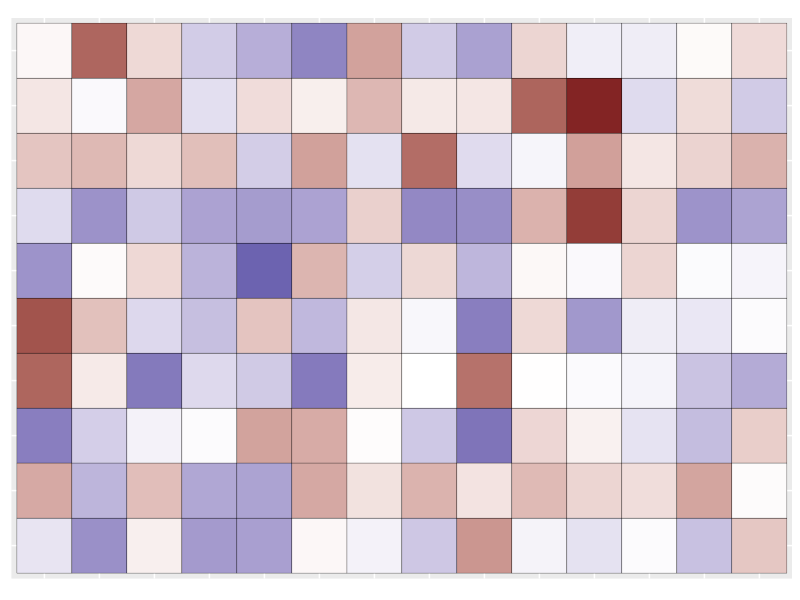
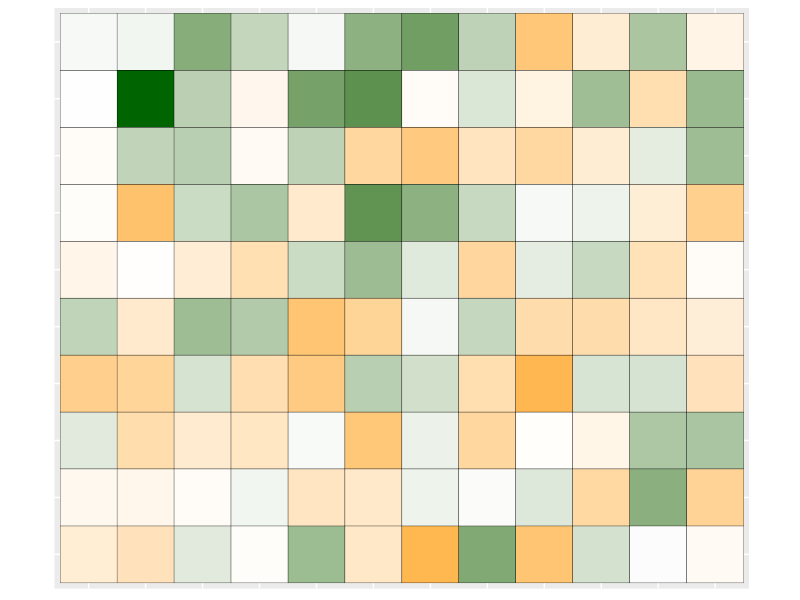
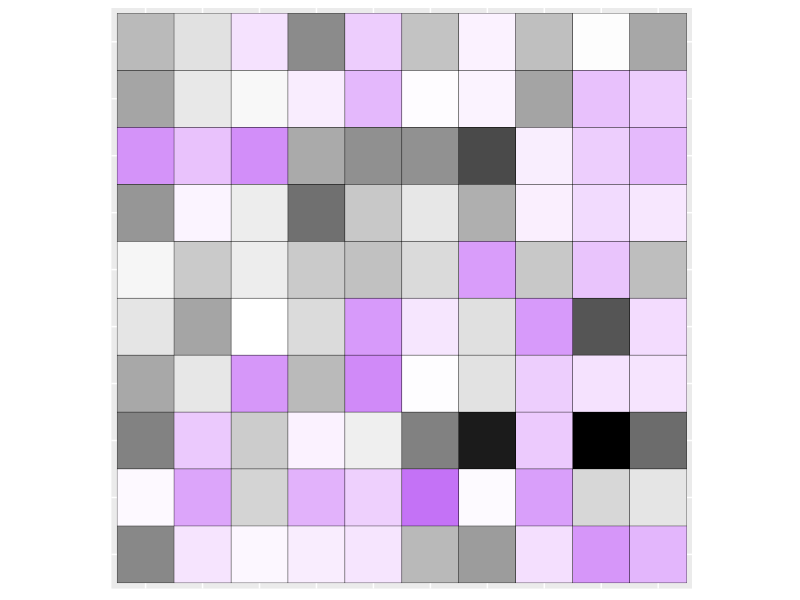
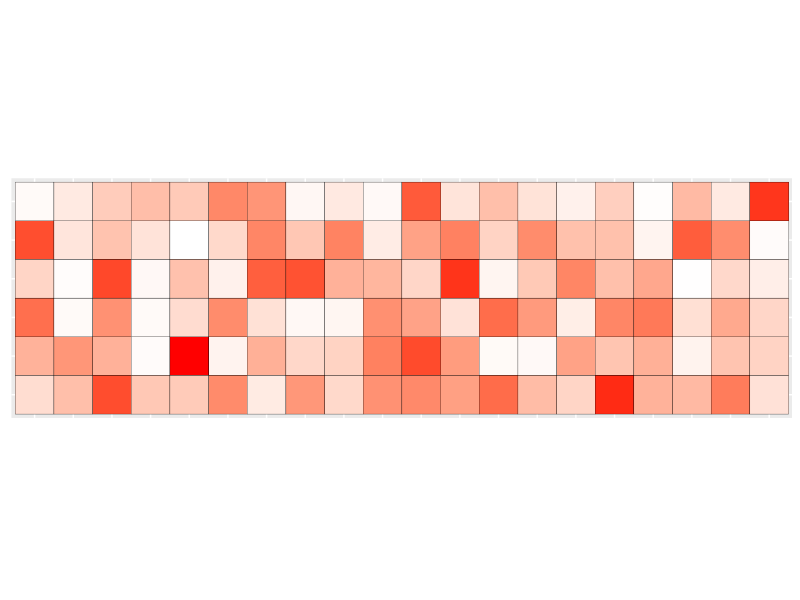
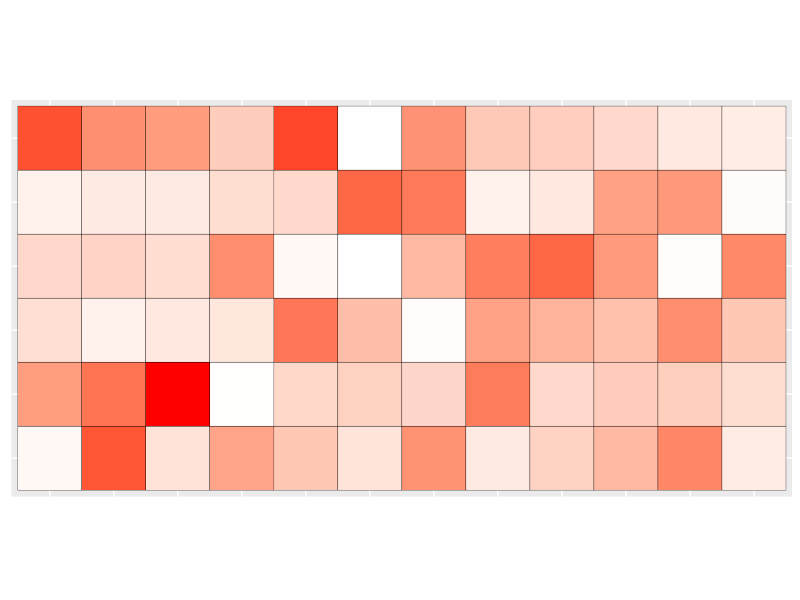
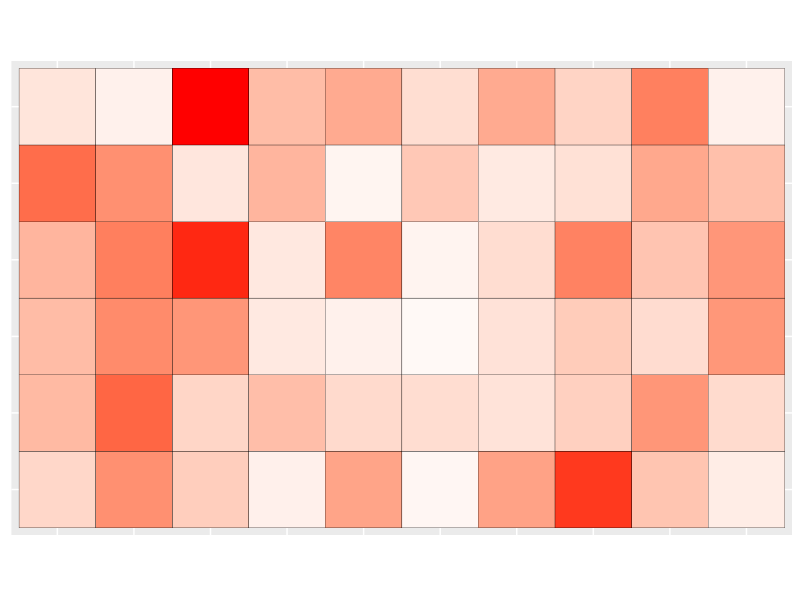
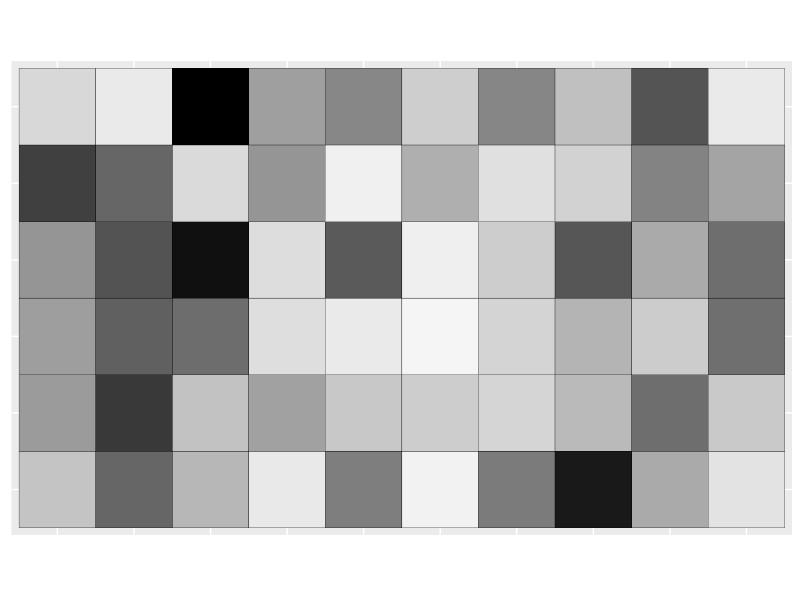

These charts were generated, in order, by the following R code:
library(tidyverse)

view1 <- matrix(rnorm(140),14) %>% 
  as.data.frame() %>% 
  rownames_to_column("sample") %>% 
  pivot_longer(-sample)

view2 <- matrix(rnorm(120),12) %>% 
  as.data.frame() %>% 
  rownames_to_column("sample") %>% 
  pivot_longer(-sample)

view3 <- matrix(rnorm(100),10) %>% 
  as.data.frame() %>% 
  rownames_to_column("sample") %>% 
  pivot_longer(-sample)


pdf("./view_schemes.pdf", height = 4, width = 12)

view1 %>%
  ggplot(aes(x = sample, y = name, fill = value)) +
  geom_tile(color = "black") +
  theme(axis.text = element_blank(),
        axis.ticks = element_blank(),
        axis.title = element_blank(),
        legend.position = "none")+
  coord_equal() +
  scale_fill_gradient2()

view2 %>%
  ggplot(aes(x = sample, y = name, fill = value)) +
  geom_tile(color = "black") +
  theme(axis.text = element_blank(),
        axis.ticks = element_blank(),
        axis.title = element_blank(),
        legend.position = "none")+
  coord_equal() +
  scale_fill_gradient2(low = "darkgreen", high = "orange")

view3 %>%
  ggplot(aes(x = sample, y = name, fill = value)) +
  geom_tile(color = "black") +
  theme(axis.text = element_blank(),
        axis.ticks = element_blank(),
        axis.title = element_blank(),
        legend.position = "none")+
  coord_equal() +
  scale_fill_gradient2(low = "purple", high = "black")

dev.off()

# Loadings

view1 <- matrix(rnorm(120),20) %>% 
  as.data.frame() %>% 
  rownames_to_column("sample") %>% 
  pivot_longer(-sample)

view2 <- matrix(rnorm(72),12) %>% 
  as.data.frame() %>% 
  rownames_to_column("sample") %>% 
  pivot_longer(-sample)

view3 <- matrix(rnorm(60),10) %>% 
  as.data.frame() %>% 
  rownames_to_column("sample") %>% 
  pivot_longer(-sample)



pdf("./view_loadings.pdf", height = 4, width = 12)

view1 %>%
  ggplot(aes(x = sample, y = name, fill = value)) +
  geom_tile(color = "black") +
  theme(axis.text = element_blank(),
        axis.ticks = element_blank(),
        axis.title = element_blank(),
        legend.position = "none")+
  coord_equal() +
  scale_fill_gradient2(low = "red", high = "red")

view2 %>%
  ggplot(aes(x = sample, y = name, fill = value)) +
  geom_tile(color = "black") +
  theme(axis.text = element_blank(),
        axis.ticks = element_blank(),
        axis.title = element_blank(),
        legend.position = "none")+
  coord_equal() +
  scale_fill_gradient2(low = "red", high = "red")

view3 %>%
  ggplot(aes(x = sample, y = name, fill = value)) +
  geom_tile(color = "black") +
  theme(axis.text = element_blank(),
        axis.ticks = element_blank(),
        axis.title = element_blank(),
        legend.position = "none")+
  coord_equal() +
  scale_fill_gradient2(low = "red", high = "red")

dev.off()


facts <- matrix(rnorm(60),10) %>% 
  as.data.frame() %>% 
  rownames_to_column("sample") %>% 
  pivot_longer(-sample)

pdf("./factor_scores.pdf", height = 4, width = 12)

view3 %>%
  ggplot(aes(x = sample, y = name, fill = value)) +
  geom_tile(color = "black") +
  theme(axis.text = element_blank(),
        axis.ticks = element_blank(),
        axis.title = element_blank(),
        legend.position = "none")+
  coord_equal() +
  scale_fill_gradient2(low = "black", high = "black")

dev.off()






















